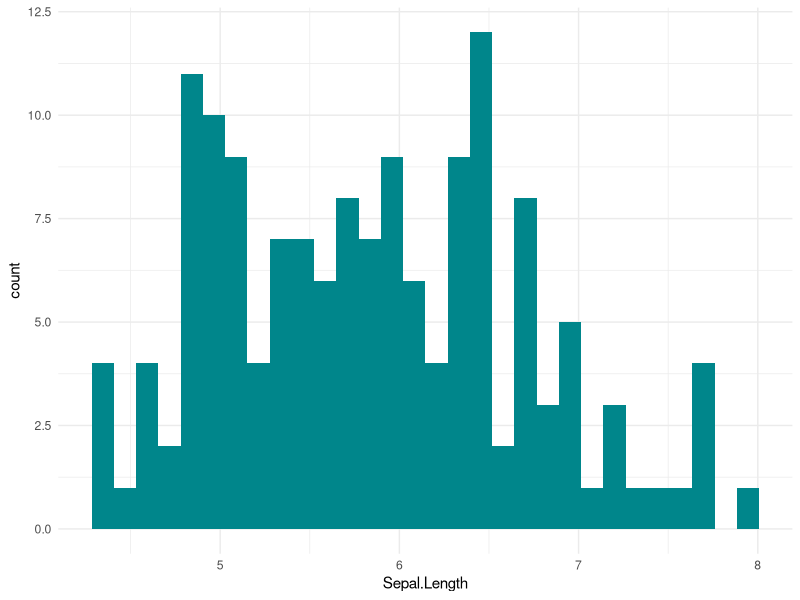

Source code (R):
## ---- chunk 1
knitr::opts_chunk$set(echo = TRUE)
library(tidyverse)
## ---- chunk 2
# all the named colours in R
col <- colors()
colors()

# make plot
ggplot(iris, aes(x=Sepal.Length)) +
  geom_histogram(fill=col[639]) +
  theme_minimal()
